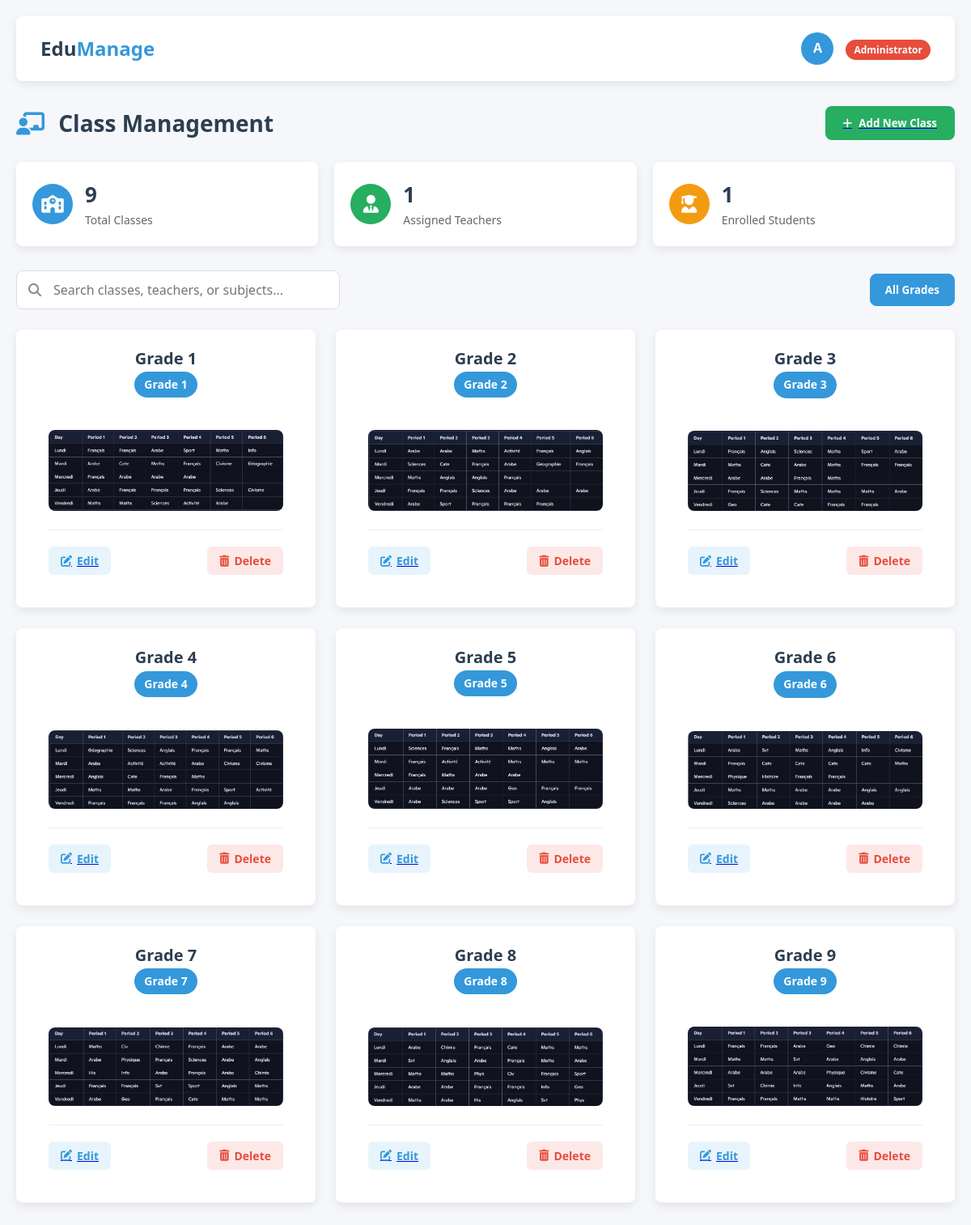
The app's page /classes/classes_list/ (signed in) with its own data.
### classes/models.py (models this page shows, shortened)
class Class(models.Model):
    name = models.CharField(max_length=100)
    description = models.TextField(blank=True, null=True)
    schedule_image = models.ImageField(upload_to='class_schedules/', blank=True, null=True)
    created_at = models.DateTimeField(auto_now_add=True)
    updated_at = models.DateTimeField(auto_now=True)
    class Meta:
        verbose_name = 'Class'
        verbose_name_plural = 'Classes'

### classes/views.py (the view)
# urls.py: path('classes_list/',views.class_list,name="class_list"),
@login_required
def class_list(request):
    classes = Class.objects.all().order_by('name')
    teacher_count = TeacherProfile.objects.all().count()
    student_count = StudentProfile.objects.all().count()
    user = request.user
    if hasattr(user, 'studentprofile_profile'):
            return redirect('home')
    context = {
        'classes': classes,
        'count': classes.count(),
        'teacher_count':teacher_count,
        'student_count':student_count,
    }
    return render(request, 'classes/class_list.html', context)

### templates/classes/class_list.html (shortened to what this page needs)
<!DOCTYPE html>
<html lang="en">
<head>
    <link rel="stylesheet" href="https://cdnjs.cloudflare.com/ajax/libs/font-awesome/6.4.0/css/all.min.css">
</head>
<body>
    <div class="container">
        <header class="header">
            <div class="logo-container">
                <div class="logo">Edu<span>Manage</span></div>
            </div>
            <div class="user-info">
                <div class="user-avatar">A</div>
                <div class="user-details">
                    <div class="admin-badge">Administrator</div>
                </div>
            </div>
        </header>
        <div class="page-title">
            <h1><i class="fas fa-chalkboard-teacher"></i> Class Management</h1>
            <a href="{% url 'admin:classes_class_add' %}">
                <button class="add-btn" id="addClassBtn">
                    <i class="fas fa-plus"></i> Add New Class
                </button>
            </a>
        </div>
        <div class="stats-container">
            <div class="stat-card">
                <div class="stat-icon classes">
                    <i class="fas fa-school"></i>
                </div>
                <div class="stat-details">
                    <h3 id="totalClasses">{{count}}</h3>
                    <p>Total Classes</p>
                </div>
            </div>
            <div class="stat-card">
                <div class="stat-icon teachers">
                    <i class="fas fa-user-tie"></i>
                </div>
                <div class="stat-details">
                    <h3 id="totalTeachers">{{teacher_count}}</h3>
                    <p>Assigned Teachers</p>
                </div>
            </div>
            <div class="stat-card">
                <div class="stat-icon students">
                    <i class="fas fa-user-graduate"></i>
                </div>
                <div class="stat-details">
                    <h3 id="totalStudents">{{student_count}}</h3>
                    <p>Enrolled Students</p>
                </div>
            </div>
        </div>
        <div class="controls">
            <div class="search-container">
                <i class="fas fa-search"></i>
                <input type="text" class="search-input" id="searchInput" placeholder="Search classes, teachers, or subjects...">
            </div>
            <div class="filter-container">
                <button class="filter-btn active" data-filter="all">All Grades</button>
            </div>
        </div>
        <div class="class-grid" id="classGrid">
            {% for classes in classes %}
            <div class="class-header class-card" style="flex-direction: column;">
                        <div class="class-title" >{{classes.name}}</div>
                        <div class="class-grade">{{classes.description}}</div>
                    <div class="class-body">
                        {% if classes.schedule_image %}
                        <img src="{{classes.schedule_image.url}}" alt="Class Schedule" style="width:100%; border-radius:8px; margin-bottom:15px;">
                        {% else %}
                        <p>No schedule image available.</p>
                        {% endif %}
                        <div class="class-actions " >
                            {% if user.is_superuser %}
                            <a href="{%url 'class_edit' id=classes.id%}"><button class="action-btn edit-btn">
                                <i class="fas fa-edit"></i> Edit
                            </button></a>
                            <button onclick="deleteClass('{{ classes.id }}')" class="action-btn delete-btn" >
                                <i class="fas fa-trash-alt"></i> Delete
                            </button>
                            {% else %}
                            <a href="{%url 'class_readonly' id=classes.id%}"><button class="action-btn edit-btn">
                                <i class="fas fa-eye"></i> View
                            </button></a>
                        {% endif %}
                        </div>
                    </div>
            </div>
                    {% endfor %}
        </div>
    </div>
</body>
</html>

### records on screen
Class: name "Grade 1", description "Grade 1", schedule_image (picture)
Class: name "Grade 2", description "Grade 2", schedule_image (picture)
Class: name "Grade 3", description "Grade 3", schedule_image (picture)
Class: name "Grade 4", description "Grade 4", schedule_image (picture)
Class: name "Grade 5", description "Grade 5", schedule_image (picture)
Class: name "Grade 6", description "Grade 6", schedule_image (picture)
Class: name "Grade 7", description "Grade 7", schedule_image (picture)
Class: name "Grade 8", description "Grade 8", schedule_image (picture)
Class: name "Grade 9", description "Grade 9", schedule_image (picture)

### other values on screen
{{ count }} "9"
{{ teacher_count }} "1"
{{ student_count }} "1"
